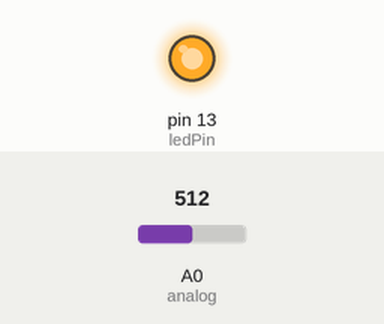
Bench run of a sketch on a simulated Arduino Uno, built with avr-gcc and run on an emulated ATmega328P. On the bench: output pins drawn as LEDs (lit = HIGH). Inputs (shaded band) come from the test bench; at power-on: A0 (analog) = 512. What the sketch prints to the serial monitor is not drawn.

Above: at 1.2 s.
1.3 s: A0 (analog) set to 1010
2.8 s: A0 (analog) set to 1023
At 3.2 s:
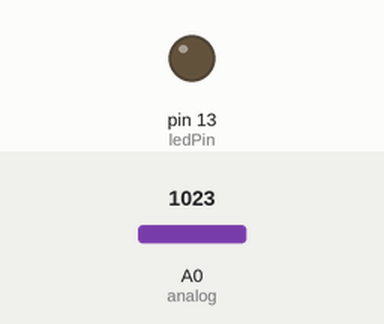
Timing chart, 0 to 5.8 s (numbered marks = the images above; inputs shaded):
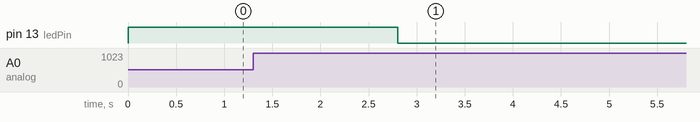

The sketch:

miniature_tag_arduino.ino
```cpp
//////////////////////////////////////////////////////////////////////////
///////////// MINIATURE TAG FOR HUMAN CHAIN WORKSHOP /////////////////////
//////////////////////////////////////////////////////////////////////////
//                  By Kaho Abe SEPT 10TH, 2016                         //
//  for Incubate Arcade at Incubate Festival 2016, Tilburg, NL          //
//                **See accompanying Processing code                    //
//////////////////////////////////////////////////////////////////////////

//////////////////////////////VARAIBLES/////////////////////////////////
const int ledPin =  13;           // the number of the LED pin
const int analog =  A0;           // the number of the analog pin
int val = 0;                      //setting up variable for value read on analog pin

//////////////////////////////////SET UP/////////////////////////////////
void setup() {
  pinMode(ledPin, OUTPUT);        //ledpin is set up as output
  pinMode(analog, INPUT);         //analogpin is set up as input
  Serial.begin(9600);             //setting up serial com
}

//////////////////////////////////LOOP/////////////////////////////////
void loop() {
  val = analogRead(analog);       //setting value to what is read on analog pin
  //Serial.println(analog);       //to see the values in serial monitor, uncomment this.

  if (val<1023) {                 //if the value is less than 1023
   digitalWrite(ledPin, HIGH);    //turn on LED
   Serial.write(1);               //send over serial com the number 1
  }

  else {                          //otherwise
  digitalWrite(ledPin, LOW);      //turn off LED
  Serial.write(0);                //send over serial com the number 0
  }
  delay(200);                     //put small delay here to reduce lag with Processing
}
```

Measured:
- the behaviour switches between 1022 and 1023 on A0 (analog) (found by bisection; images 0 and 1)
- after the input at 1.3 s, every drawn part: stays the same
- after the input at 2.8 s, pin 13 (ledPin): HIGH → LOW at once
